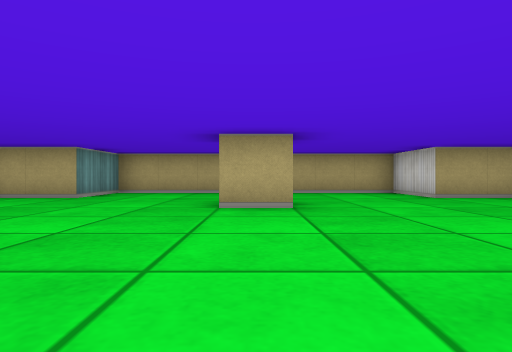
[1] (above)

14 first-person views from a walk through a cub3D level. The camera is about half as high as the walls, looks level and sees 75° across. The floor is counted in squares. Each view is taken from the middle of a square. On the plan, view 1 faces up. The plan holds only what a view shows up to about 9 squares ahead; the rest is blank.

[2]
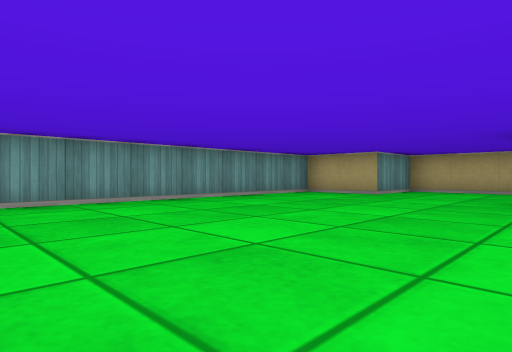

[3]
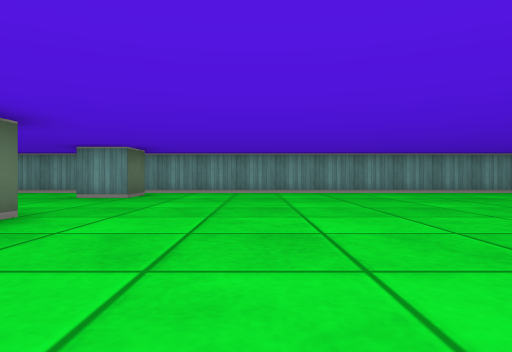

[4]
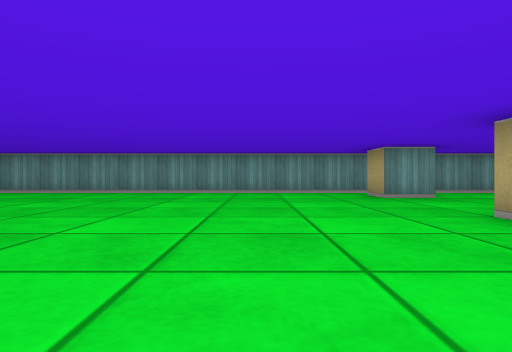

[5]
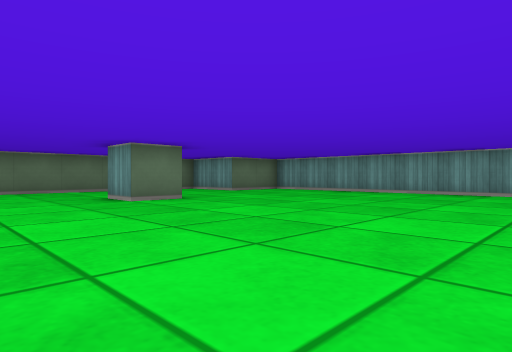

[6]
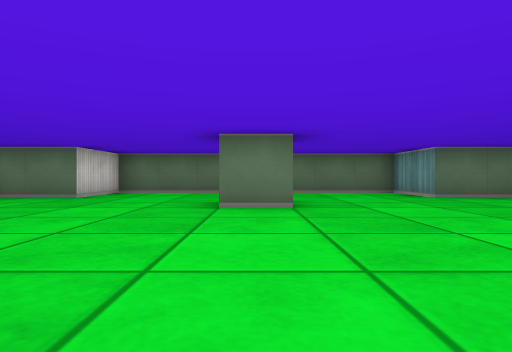

[7]
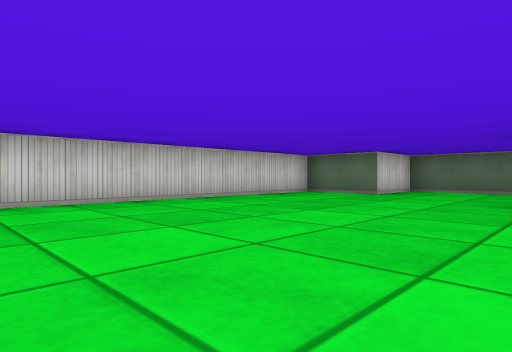

[8]
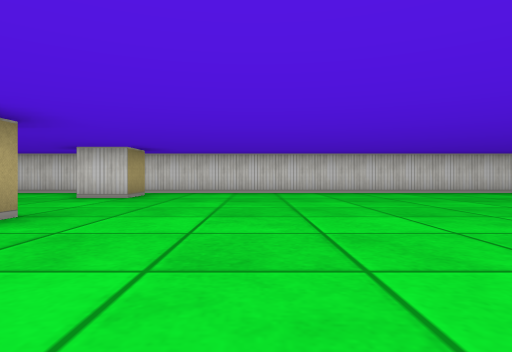

[9]
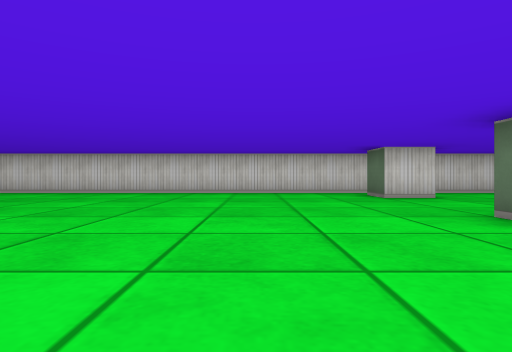

[10]
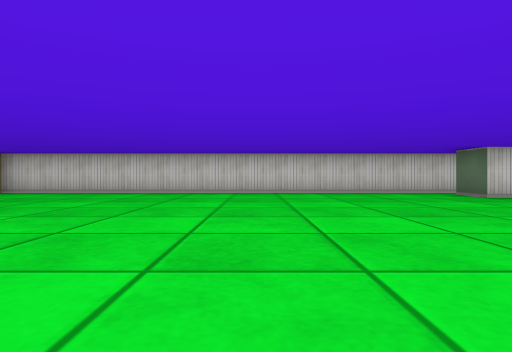

[11]
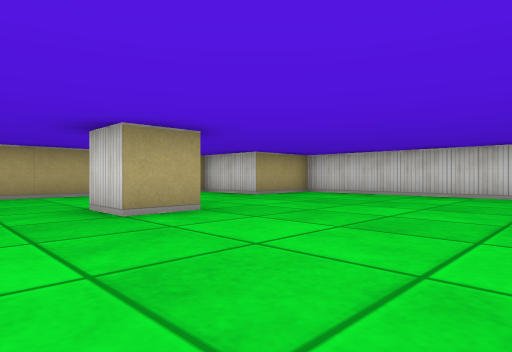

[12]
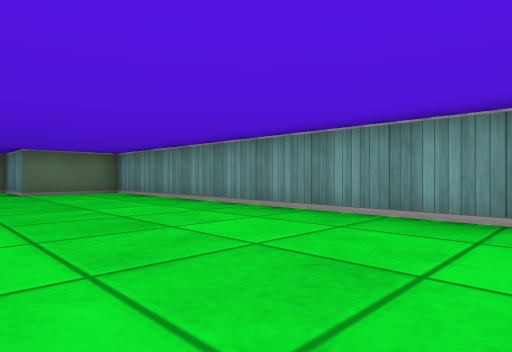

[13]
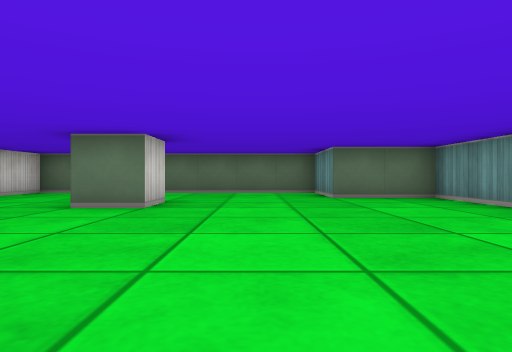

[14]
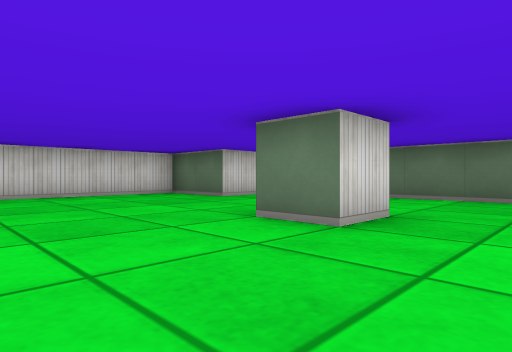

### Floor plan
Points are (right, up) in squares from view 1. A wall is a line through its corners. A room is listed if a view was taken in it or the views show most of it. See-through windows are left out.
Room 1 (views 1, 2, 3, 4, 5, 6, 7, 8, 9, 10, 11, 12, 13, 14)
walls: (0.5, -5.5) (-0.5, -5.5); (-0.5, -4.5) (0.5, -4.5); (4.5, -5.5) (3.5, -5.5) (3.5, -4.5) (4.5, -4.5); (-4.5, -4.5) (-3.5, -4.5) (-3.5, -5.5) (-4.5, -5.5); (-0.5, -16.5) (-0.5, -15.5) (0.5, -15.5) (0.5, -16.5); (0.5, 4.5) (-0.5, 4.5) (-0.5, 5.5); (-5.5, 6.2) (-5.5, -17.5) (-3.5, -17.5) (-3.5, -19.5) (3.5, -19.5) (3.5, -17.5) (5.5, -17.5) (5.5, 6.5) (3.5, 6.5) (3.5, 8.5) (-3.5, 8.5) (-3.5, 6.5) (-5.2, 6.5)

Where each view was taken, in squares from view 1:
view 1: 0 up, 0 right, facing up
view 2: 1 down, 0 right, facing up-left
view 3: 2 down, 3 right, facing left
view 4: 8 down, 3 right, facing left
view 5: 10 down, 3 right, facing down-left
view 6: 11 down, 0 right, facing down
view 7: 10 down, 0 right, facing down-right
view 8: 8 down, 3 left, facing right
view 9: 2 down, 3 left, facing right
view 10: 0 up, 3 left, facing right
view 11: 1 up, 2 left, facing up-right
view 12: 9 down, 2 left, facing down-left
view 13: 11 down, 2 left, facing down
view 14: 13 down, 2 left, facing down-right
